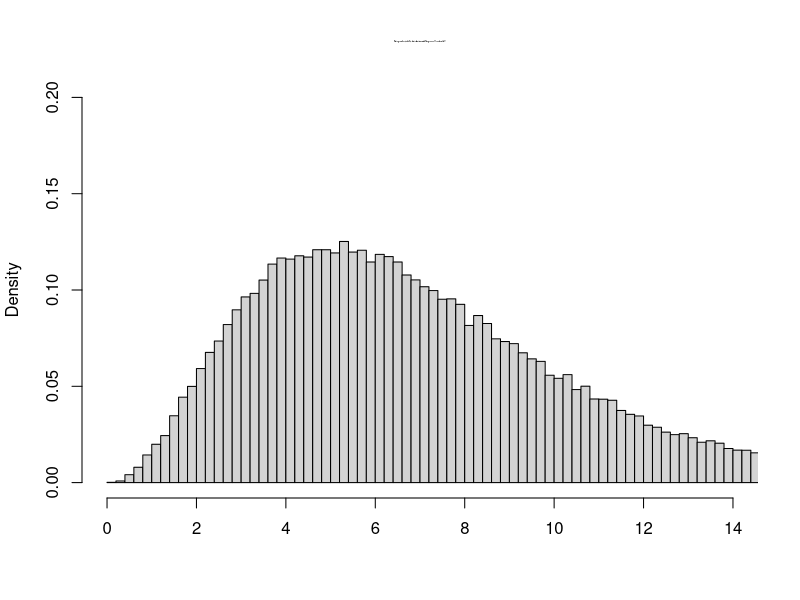
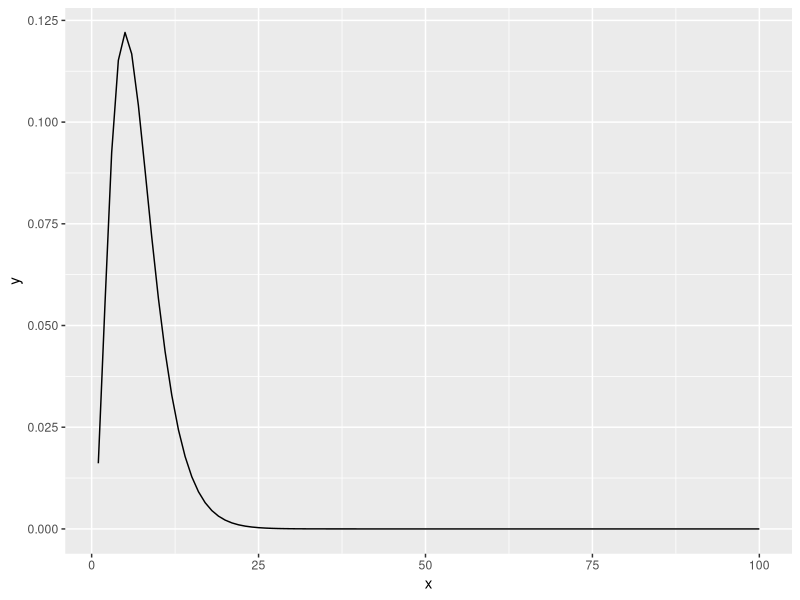

These figures' R source, in order:
x <- rchisq(100000, df = 7)
hist(x, 
     breaks = 'Scott', 
     freq = FALSE, 
     xlim = c(0,14), 
     ylim = c(0,0.2),
     xlab = '', 
     main = 'Histogram for $\\chi^2$-distributions with 7 degrees of freedom (df)', 
     cex.main=0.1)

library(tidyverse)
x <- 1:100
y <- dchisq(x, df = 7)
df <- data.frame(x,y)

ggplot(data = df, aes(x = x, y = y)) + geom_line()
